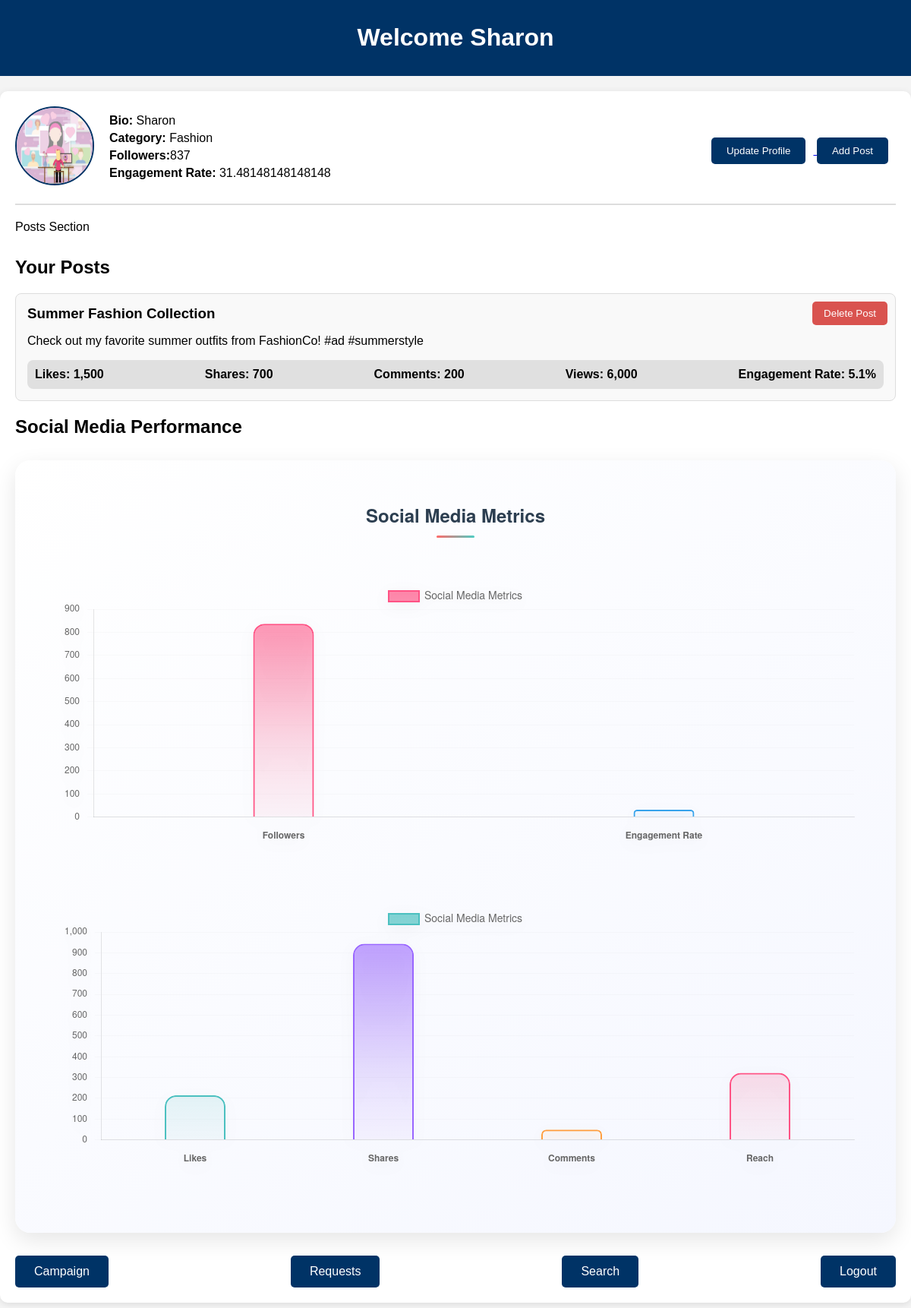
Before: /influencers/dashboard (signed in) with the older database file.
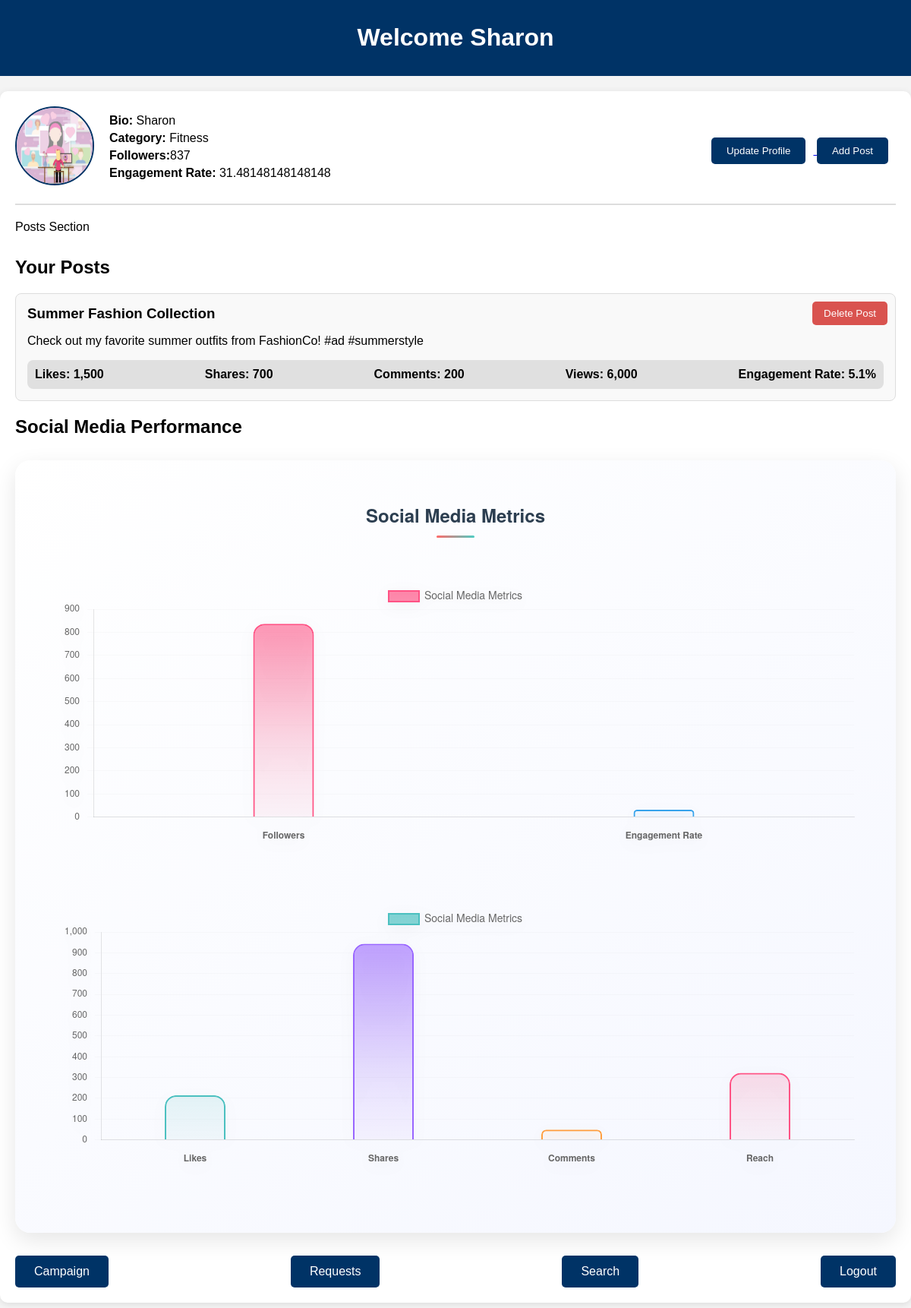
After: the same page with the newer database file.
### models.py (models this page shows, shortened)
class User(db.Model,UserMixin):
    __tablename__ = 'users'
    user_id = db.Column(db.Integer, primary_key=True, autoincrement=True)
    name = db.Column(db.String(100), nullable=False)
    username = db.Column(db.String(80), unique=True, nullable=False, index=True)
    email = db.Column(db.String(120), unique=True, nullable=False, index=True)
    password = db.Column(db.String(120), nullable=False)
    bio = db.Column(db.Text)
    profile_pic = db.Column(db.String(200))
    role = db.Column(db.String(50), nullable=False)
    created_at = db.Column(db.DateTime, default=db.func.now(), index=True)
    updated_at = db.Column(db.DateTime, default=db.func.now(), onupdate=db.func.now())
    sponsor = db.relationship('Sponsor', backref='user', uselist=False)
    influencer = db.relationship('Influencer', backref='user', uselist=False)
    social_media_metrics = db.relationship('SocialMediaMetric', backref='user', lazy=True)
    post = db.relationship('Post', backref='user', lazy=True)

class Influencer(db.Model):
    __tablename__ = 'influencer'
    influencer_id = db.Column(db.Integer, primary_key=True, autoincrement=True)
    user_id = db.Column(db.Integer, db.ForeignKey('users.user_id'), nullable=False, index=True)
    category = db.Column(db.String(100), nullable=False, index=True)
    social_media_name = db.Column(db.String(100), nullable=False, index=True)
    campaign_requests = db.relationship('CampaignRequest', backref='influencer', lazy=True)
    influencer_requests = db.relationship('InfluencerRequest', backref='influencer_requests', lazy=True)
    metrics_history = db.relationship('MetricsHistory', backref='influencer', lazy=True)

class SocialMediaMetric(db.Model):
    __tablename__ = 'social_media_metrics'
    metric_id = db.Column(db.Integer, primary_key=True, autoincrement=True)
    user_id = db.Column(db.Integer, db.ForeignKey('users.user_id'), nullable=False, index=True)
    sponsor_id = db.Column(db.Integer, db.ForeignKey('sponsor.sponsor_id'), index=True,nullable=True)
    followers = db.Column(db.Integer, nullable=False)
    likes = db.Column(db.Integer, nullable=False)
    shares = db.Column(db.Integer)
    comments = db.Column(db.Integer)
    reach = db.Column(db.Integer, nullable=False)
    engagement_rate = db.Column(db.Float, nullable=False)
    updated_at = db.Column(db.DateTime, default=datetime.utcnow)

### influencers.py (the view)
@influencers_bp.route('/dashboard')
@login_required
def dashboard():
    user = User.query.filter_by(user_id=current_user.user_id).first()
    influencer = Influencer.query.filter_by(user_id=current_user.user_id).first()
    if not user or not influencer:
        flash("User or Influencer not found.", "danger")
        return redirect(url_for('influencers.update_influencer_profile'))
    if user:
        metrics = SocialMediaMetric.query.filter_by(user_id=user.user_id).first()
        if metrics:
            print(f"Followers: {metrics.followers}, Engagement Rate: {metrics.engagement_rate}")
            followers_data = [metrics.followers]
            engagement_rate_data = [metrics.engagement_rate]
            likes_data = [metrics.likes]
            shares_data = [metrics.shares]
            comments_data = [metrics.comments]
            reach_data = [metrics.reach]
            return render_template(
                'influencer_dash.html',
                user=user,
                metrics=metrics,
                followers_data=followers_data,
                engagement_rate_data=engagement_rate_data,
                likes_data=likes_data,
                shares_data=shares_data,
                comments_data=comments_data,
                reach_data=reach_data
            )
        else:
            flash('No social media metrics found for this user.', 'danger')
            return redirect(url_for('home'))
    else:
        flash('No influencer found for this user.', 'danger')
        return redirect(url_for('home'))

### app.py (called while the page is built)
@login_manager.user_loader
def load_user(user_id):
    return db.session.get(User, int(user_id))

@app.context_processor
def utility_processor():
    return dict(generate_breadcrumbs=generate_breadcrumbs)

### templates/influencer_dash.html (shortened to what this page needs)
<!DOCTYPE html>
<html lang="en">
<head>
    <link rel="stylesheet" href="{{ url_for('static', filename='css/influencer_dash.css') }}">
</head>
<body>
    <header>
        <h1>Welcome {{ user.name }}</h1>
    </header>
    <div class="container">
        <div class="profile-section">
             <div class="profile-picture">
                {% if user.profile_pic %}
                    <img src="{{ url_for('static', filename=user.profile_pic) }}" alt="Profile Picture">
                {% else %}
                    <img src="{{ url_for('static', filename='images/default_profile.png') }}" alt="Default Profile Picture">
                {% endif %}
            </div>
            <div class="profile-details">
              <p><strong>Bio:</strong> {{ user.bio }}</p>
             <p><strong>Category:</strong> {{ user.influencer.category }}</p>
              {% if metrics %}
                <p><strong>Followers:</strong>{{metrics.followers}}</p>
                <p><strong>Engagement Rate:</strong> {{metrics.engagement_rate}}</p>
                {% else %}
    <p>No social media metrics found for this user.</p>
{% endif %}
            </div>
            <div class="profile-buttons">
                <a href="{{ url_for('influencers.update_influencer_profile') }}" class="button-link"><button>Update Profile</button> </a>
                <button onclick="addPost()">Add Post</button>
            </div>
        </div>
        Posts Section
        <div class="posts-section">
            <h2>Your Posts</h2>
            <div class="post">
                <h3>Summer Fashion Collection</h3>
                <div class="post-caption">
                    <p>Check out my favorite summer outfits from FashionCo! #ad #summerstyle</p>
                </div>
                <div class="social-metrics">
                    <div>Likes: 1,500</div>
                    <div>Shares: 700</div>
                    <div>Comments: 200</div>
                    <div>Views: 6,000</div>
                    <div>Engagement Rate: 5.1%</div>
                </div>
                <button class="delete-button" onclick="deletePost(1)">Delete Post</button>
            </div>
        </div>
    <h2>Social Media Performance</h2>
<div class="graph-section">
    <h2>Social Media Metrics</h2>
    <canvas id="followersEngagementChart" width="300" height="150"></canvas>
    <canvas id="socialMetricsChart" width="300" height="150"></canvas>
</div>
        <div class="nav-buttons">
            <button onclick="viewCampaigns()">Campaign</button>
            <button onclick="viewRequests()">Requests</button>
            <button onclick="window.location.href='{{ url_for('influencers.search_campaigns') }}'">Search</button>
            <form action="{{ url_for('logout') }}" method="POST">
                <button type="submit">Logout</button>
            </form>
        </div>
    </div>
</body>
</html>

### static/css/influencer_dash.css (style rules this page uses)
body { font-family: Arial, sans-serif; margin: 0; padding: 0; background-color: #f4f4f4; }
header { background-color: #003366; color: white; padding: 10px 20px; text-align: center; }
.container { margin: 20px auto; max-width: 1200px; background: white; padding: 20px; border-radius: 10px; box-shadow: 0 2px 10px rgba(0, 0, 0, 0.1); }
.profile-section { display: flex; align-items: center; gap: 20px; margin-bottom: 20px; border-bottom: 2px solid #ddd; padding-bottom: 20px; }
.profile-section img { width: 100px; height: 100px; border-radius: 50%; border: 2px solid #003366; }
.profile-details { flex-grow: 1; }
.profile-details h2, .profile-details p { margin: 5px 0; }
.profile-buttons { margin-top: 10px; }
.profile-buttons button { padding: 10px 20px; background-color: #003366; color: white; border: none; border-radius: 5px; cursor: pointer; margin-right: 10px; }
.posts-section { margin-top: 30px; }
.post { position: relative; border: 1px solid #ddd; padding: 15px; border-radius: 8px; margin-bottom: 15px; background: #f9f9f9; }
.post h3 { margin: 0; }
.post-caption { margin-top: 10px; }
.social-metrics { margin-top: 15px; padding: 10px; background-color: #e0e0e0; border-radius: 8px; display: flex; justify-content: space-between; align-items: center; }
.social-metrics div { font-weight: bold; }
.delete-button { position: absolute; top: 10px; right: 10px; padding: 8px 15px; background-color: #d9534f; color: white; border: none; border-radius: 5px; cursor: pointer; }
.nav-buttons { display: flex; justify-content: space-between; margin-top: 30px; }
.nav-buttons button { padding: 12px 25px; background-color: #003366; color: white; border: none; border-radius: 5px; cursor: pointer; font-size: 16px; }
.graph-section { margin-top: 30px; }
.graph-section h2 { margin-bottom: 20px; }

### templates/influencer_dash.html (style rules this page uses)
.graph-section { background: linear-gradient(145deg, #ffffff, #f5f7ff); border-radius: 20px; box-shadow: 0 10px 30px rgba(0, 0, 0, 0.1); padding: 35px; margin: 30px 0; transition: transform 0.3s ease; }
.graph-section h2 { color: #2c3e50; margin-bottom: 30px; font-family: 'Helvetica Neue', Arial, sans-serif; font-size: 24px; font-weight: 600; text-align: center; position: relative; }
.graph-section h2:after { content: ''; display: block; width: 50px; height: 3px; background: linear-gradient(90deg, #ff6b6b, #4ecdc4); margin: 10px auto; border-radius: 2px; }
.graph-section canvas { margin: 25px 0; max-height: 400px; filter: drop-shadow(0 5px 10px rgba(0,0,0,0.05)); }

Changed rows visible on the page:
changed Influencer: influencer.category "Fashion" → "Fitness"
